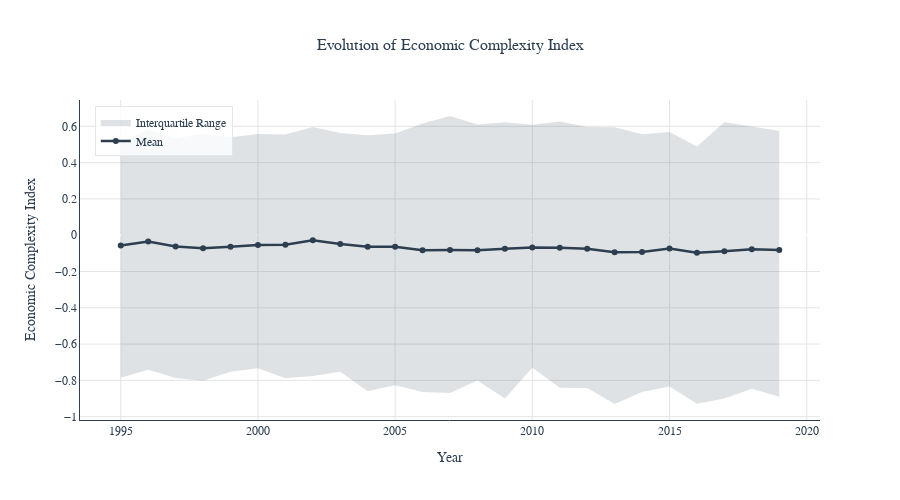

The cell this chart's notebook holds for it:
### Code cell
# Calculate statistics
eci_stats = master.groupby('Year')['Economic Complexity Index'].agg([
    ('Mean', 'mean'),
    ('Q1', lambda x: x.quantile(0.25)),
    ('Q3', lambda x: x.quantile(0.75))
]).reset_index()

fig = go.Figure()

# Add interquartile range as shaded area
fig.add_trace(go.Scatter(
    x=eci_stats['Year'].tolist() + eci_stats['Year'].tolist()[::-1],
    y=eci_stats['Q3'].tolist() + eci_stats['Q1'].tolist()[::-1],
    fill='toself',
    fillcolor='rgba(44, 62, 80, 0.15)',
    line=dict(color='rgba(255,255,255,0)'),
    showlegend=True,
    name='Interquartile Range',
    hoverinfo='skip'
))

# Add mean line
fig.add_trace(go.Scatter(
    x=eci_stats['Year'],
    y=eci_stats['Mean'],
    mode='lines+markers',
    line=dict(color='#2C3E50', width=2.5),
    marker=dict(size=6, color='#2C3E50'),
    name='Mean'
))

fig.update_layout(
    title={
        'text': 'Evolution of Economic Complexity Index',
        'x': 0.5,
        'xanchor': 'center',
        'font': {'size': 16, 'color': '#2C3E50'}
    },
    xaxis_title='Year',
    yaxis_title='Economic Complexity Index',
    plot_bgcolor='white',
    paper_bgcolor='white',
    font=dict(family="Arial, sans-serif", size=12, color='#2C3E50'),
    xaxis=dict(
        showgrid=True,
        gridcolor='#E5E5E5',
        showline=True,
        linecolor='#2C3E50',
        linewidth=1
    ),
    yaxis=dict(
        showgrid=True,
        gridcolor='#E5E5E5',
        showline=True,
        linecolor='#2C3E50',
        linewidth=1
    ),
    hovermode='x unified',
    width=900,
    height=500,
    legend=dict(
        x=0.02,
        y=0.98,
        bgcolor='rgba(255,255,255,0.8)',
        bordercolor='#E5E5E5',
        borderwidth=1
    )
)

fig.show()

### Figure 1 — Plotly figure (JSON) as saved in the notebook; plotly's stock layout.template omitted (floating-point values rounded to 4 significant figures)
{"data": [{"fill": "toself", "fillcolor": "rgba(44, 62, 80, 0.15)", "hoverinfo": "skip", "line": {"color": "rgba(255,255,255,0)"}, "name": "Interquartile Range", "showlegend": true, "type": "scatter", "x": [1995, 1996, 1997, 1998, 1999, 2000, 2001, 2002, 2003, 2004, 2005, 2006, 2007, 2008, 2009, 2010, 2011, 2012, 2013, 2014, 2015, 2016, 2017, 2018, 2019, 2019, 2018, 2017, 2016, 2015, 2014, 2013, 2012, 2011, 2010, 2009, 2008, 2007, 2006, 2005, 2004, 2003, 2002, 2001, 2000, 1999, 1998, 1997, 1996, 1995], "y": [0.5165, 0.5812, 0.534, 0.5585, 0.5398, 0.5582, 0.5548, 0.596, 0.5633, 0.5513, 0.5605, 0.6162, 0.657, 0.61, 0.622, 0.6082, 0.6272, 0.5962, 0.5948, 0.5565, 0.569, 0.4885, 0.6222, 0.5972, 0.5752, -0.8908, -0.8468, -0.8998, -0.9285, -0.834, -0.864, -0.9303, -0.8425, -0.8412, -0.7305, -0.8998, -0.8007, -0.8702, -0.8645, -0.8273, -0.86, -0.7525, -0.776, -0.7885, -0.7328, -0.752, -0.8018, -0.7868, -0.7418, -0.7853]}, {"line": {"color": "#2C3E50", "width": 2.5}, "marker": {"color": "#2C3E50", "size": 6}, "mode": "lines+markers", "name": "Mean", "type": "scatter", "x": [1995, 1996, 1997, 1998, 1999, 2000, 2001, 2002, 2003, 2004, 2005, 2006, 2007, 2008, 2009, 2010, 2011, 2012, 2013, 2014, 2015, 2016, 2017, 2018, 2019], "y": [-0.05679, -0.03504, -0.06238, -0.07212, -0.06319, -0.05412, -0.05275, -0.02839, -0.04887, -0.06403, -0.06368, -0.08302, -0.08151, -0.08258, -0.07523, -0.06841, -0.06965, -0.0748, -0.09373, -0.09209, -0.07358, -0.09605, -0.08856, -0.07782, -0.0812]}], "layout": {"font": {"color": "#2C3E50", "family": "Arial, sans-serif", "size": 12}, "height": 500, "hovermode": "x unified", "legend": {"bgcolor": "rgba(255,255,255,0.8)", "bordercolor": "#E5E5E5", "borderwidth": 1, "x": 0.02, "y": 0.98}, "paper_bgcolor": "white", "plot_bgcolor": "white", "title": {"font": {"color": "#2C3E50", "size": 16}, "text": "Evolution of Economic Complexity Index", "x": 0.5, "xanchor": "center"}, "width": 900, "xaxis": {"gridcolor": "#E5E5E5", "linecolor": "#2C3E50", "linewidth": 1, "showgrid": true, "showline": true, "title": {"text": "Year"}}, "yaxis": {"gridcolor": "#E5E5E5", "linecolor": "#2C3E50", "linewidth": 1, "showgrid": true, "showline": true, "title": {"text": "Economic Complexity Index"}}}}
